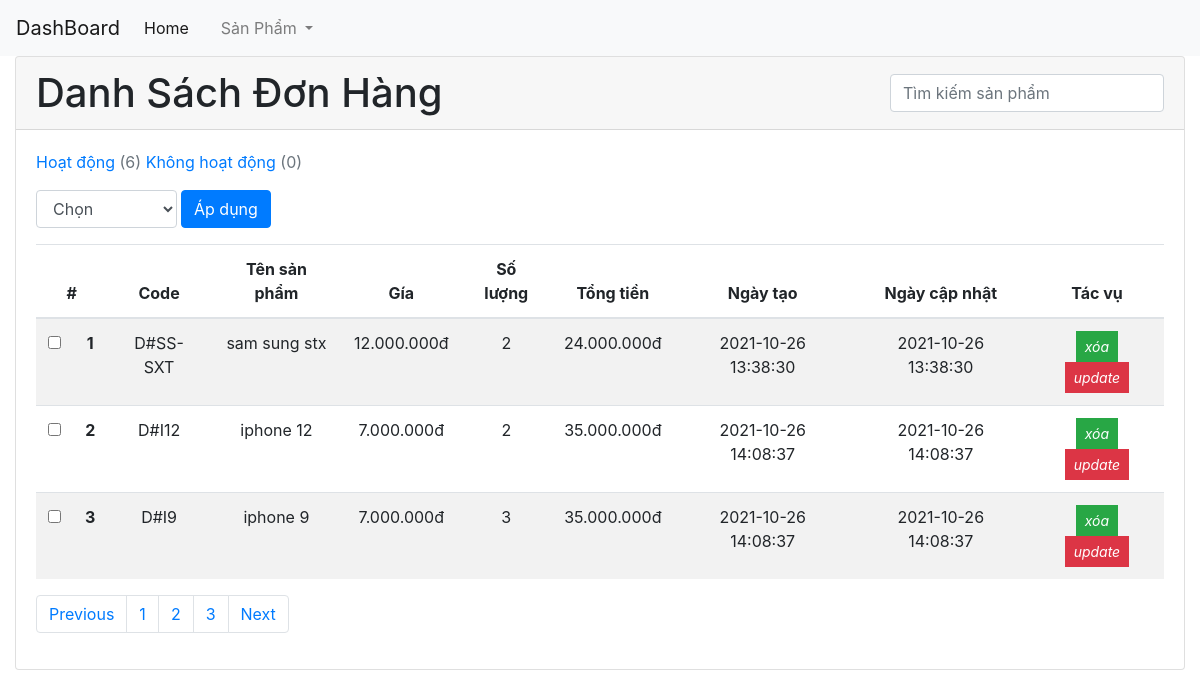
Page /admin/index.php (signed in) on the earlier database version.
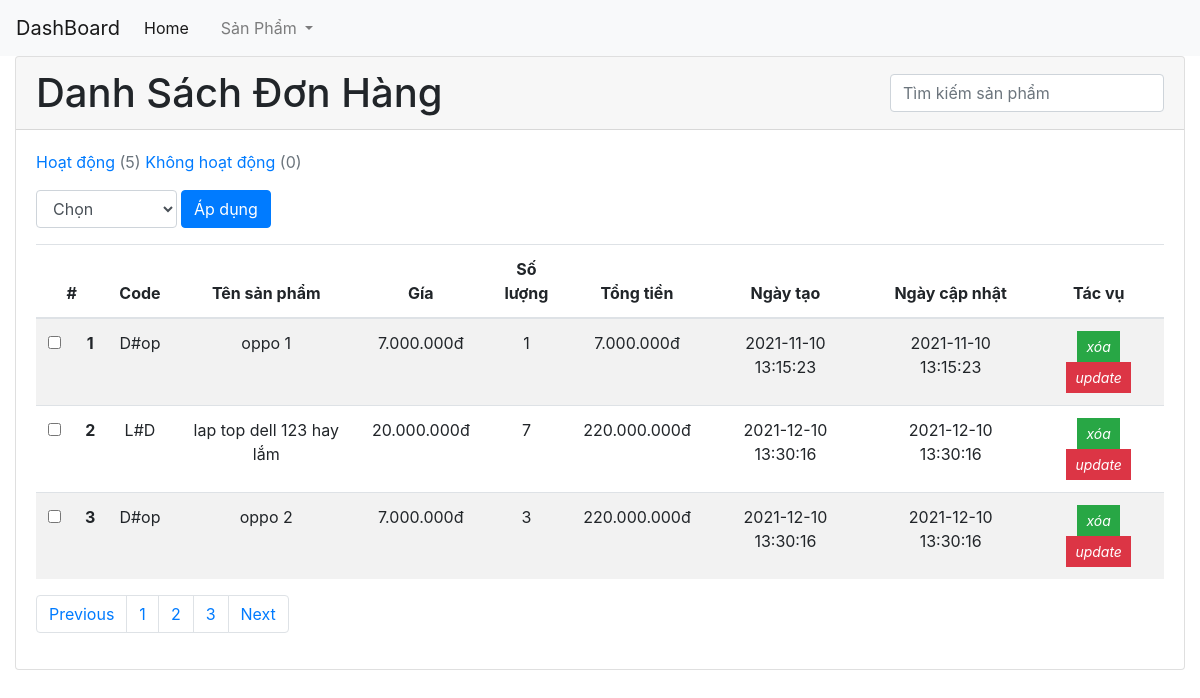
Same page on the later database version.
### tables this page shows
CREATE TABLE `order` (
  `id_order` int(11) NOT NULL,
  `id_sp` int(11) NOT NULL,
  `code_sp` varchar(255) NOT NULL,
  `name_sp` varchar(255) NOT NULL,
  `price_sp` int(11) NOT NULL,
  `qty_sp` int(11) NOT NULL,
  `total_sp` int(11) NOT NULL,
  `id_customer` int(11) NOT NULL,
  `created_at` timestamp NOT NULL DEFAULT current_timestamp(),
  `updated_at` timestamp NOT NULL DEFAULT current_timestamp(),
  `is_delete` int(2) NOT NULL DEFAULT 0
);

### admin/module/order/list.php (the view, shortened to what the changed rows need)
<?php
    if(isset($_GET['page'])){
        $page = $_GET['page'];
    }
    else{
        $page = 1;
    }
    $sotincanlay = 3;
    $start = ($page-1) * $sotincanlay;
    $sql_total = mysqli_query($conn , "SELECT id_order FROM `order` WHERE  `is_delete` = 0 ");
    $total = mysqli_num_rows($sql_total);
    $sql_total_soft_delete = mysqli_query($conn , "SELECT id_order FROM `order` WHERE  `is_delete` = 1 ");
    $total_soft_delete = mysqli_num_rows($sql_total_soft_delete);
    $sql = mysqli_query($conn , "SELECT * FROM `order` , `customer` WHERE `order`.`id_customer` = `customer`.`id_customer` and `is_delete` = 0 LIMIT $start , $sotincanlay ");
    $data = [];
    while($items = mysqli_fetch_array($sql)){
        $data[] = $items;
    }
?>
<div id="content" class="container-fluid">
    <div class="card">
        <div class="card-header font-weight-bold d-flex justify-content-between align-items-center">
            <h1 class="m-0 ">Danh Sách Đơn Hàng</h1>
            <div class="form-search form-inline">
                <form action="" method="POST" id="form-search">
                    <input type="text" class="form-control form-search" id="text-search" name="keyword" placeholder="Tìm kiếm sản phẩm">
                </form>
            </div>
        </div>
        <div class="card-body">
            <div class="analytic">
                <a href="?module=order&act=list" class="text-primary">Hoạt động<span class="text-muted"> (<?php echo $total ?>)</span></a>
                <a href="?module=order&act=list_soft_delete" class="text-primary">Không hoạt động<span class="text-muted"> (<?php echo $total_soft_delete ?>)</span></a>
            </div>
            <form action="" method="POST">
                <div class="form-action form-inline py-3">
                    <select class="form-control mr-1" name="act" id="selectDelete">
                        <option value="">Chọn</option>
                    </select>
                    <input type="submit" name="btn_apply" value="Áp dụng" class="btn btn-primary" id="btn_apply">
                </div>
                <table class="table table-striped table-checkall">
                    <thead>
                        <tr class="text-center">
                            <th scope="col" colspan ="2">#</th>
                            <th scope="col">Code</th>
                            <th scope="col">Tên sản phẩm</th>
                            <th scope="col">Gía</th>
                            <th scope="col">Số lượng</th>
                            <th scope="col">Tổng tiền</th>
                            <th scope="col">Ngày tạo</th>
                            <th scope="col">Ngày cập nhật</th>
                            <th scope="col">Tác vụ</th>
                        </tr>
                    </thead>
                    <tbody id="load-search" class="count-index">
                        <?php
                            if(!empty($data)){
                                $stt = 0;
                                foreach($data as $item){
                                $stt ++;
                        ?>
                            <tr class="text-center">
                                <td>
                                    <input type="checkbox" name="check_list[]" value="<?php echo $item['id_order'] ?>">
                                </td>
                                <th scope="row"><?php echo $stt ?></th>
                                <td><?php echo $item['code_sp'] ?></td>
                                <td><?php echo $item['name_sp'] ?></td>
                                <td><?php echo number_format($item['price_sp'] , 0 ,'.' , '.') ?>đ</td>
                                <td><?php echo $item['qty_sp'] ?></td>
                                <td><?php echo  number_format($item['total_sp'], 0 ,'.' , '.') ?>đ</td>
                                <td><?php echo $item['created_at'] ?></td>
                                <td><?php echo $item['updated_at'] ?></td>
                                <td>
                                    <a href="?module=order&act=delete&id_order=<?php echo $item['id_order'] ?>" data-delete="<?php echo $item['id_order']?>" class="btn-delete btn btn-success btn-sm rounded-0 text-white" type="button" data-toggle="tooltip" data-placement="top" title="Edit"><i class="fa fa-edit">xóa</i></a>
                                    <a href="?module=order&act=update&id_order=<?php echo $item['id_order'] ?>" data-update="<?php echo $item['id_order']?>" class="btn btn-danger btn-sm rounded-0 text-white" type="button" data-toggle="tooltip" data-placement="top" title="update"><i class="fa fa-trash">update</i></a>
                                </td>
                            </tr>
                        <?php
                                }
                            }
                        ?>
                    </tbody>
                </table>
            </form>
            <nav id="paginate" aria-label="Page navigation example">
                <?php
                   echo padding($page , $total , $base='?module=order&act=list');
                ?>
            </nav>
        </div>
    </div>
</div>
</div>

### admin/lib/padding.php
<?php
    function padding($page , $total , $base =""){
        $str_ling = '';
        $str_ling .="<ul class='pagination'>";
        if($page >= 1){
            if($page > 1){
                $after = $page - 1;
                $str_ling .="<li class='page-item'>";
                    $str_ling .= "<a class='page-link' href='{$base}&page={$after}'>Previous</a>";
                $str_ling .= "</li>";
            }
            else{
                $str_ling .="<li class='page-item'>";
                $str_ling .= "<a class='page-link' href='{$base}&page={$page}'>Previous</a>";
                $str_ling .= "</li>";
            }
        }
        for($i = 1 ; $i <= $total ; $i++){
            if($i != $page){
                if($i > $page - 3 && $i < $page + 3 ){
                    $str_ling .="<li class='page-item'><a class='page-link' href='{$base}&page={$i}'>{$i}</a></li>";
                }
            }else{
                $str_ling .="<li class='page-item'><a class='page-link' href='{$base}&page={$i}'>{$i}</a></li>";
            }
        }
        if($page <= $total ){
            if($page < $total){
                $next = $page + 1;
                $str_ling .= "<li class='page-item'>";
                    $str_ling .="<a class='page-link' href='{$base}&page={$next}'>Next</a>";
                $str_ling .="</li>";
            }else{
                $str_ling .= "<li class='page-item'>";
                    $str_ling .="<a class='page-link' href='{$base}&page={$page}'>Next</a>";
                $str_ling .="</li>";
            }
        }
        $str_ling .= "</ul>";
        return $str_ling;
    }
?>

Differences in the rows shown:
removed order: code_sp "D#SS-SXT", name_sp "sam sung stx", price_sp "12.000.000", qty_sp "2", total_sp "24.000.000", created_at "2021-10-26 13:38:30", updated_at "2021-10-26 13:38:30"
removed order: code_sp "D#I12", name_sp "iphone 12", price_sp "7.000.000", qty_sp "2", total_sp "35.000.000", created_at "2021-10-26 14:08:37", updated_at "2021-10-26 14:08:37"
removed order: code_sp "D#I9", name_sp "iphone 9", price_sp "7.000.000", qty_sp "3", total_sp "35.000.000", created_at "2021-10-26 14:08:37", updated_at "2021-10-26 14:08:37"
added order: code_sp "D#op", name_sp "oppo 1", price_sp "7.000.000", qty_sp "1", total_sp "7.000.000", created_at "2021-11-10 13:15:23", updated_at "2021-11-10 13:15:23"
added order: code_sp "L#D", name_sp "lap top dell 123 hay lắm", price_sp "20.000.000", qty_sp "7", total_sp "220.000.000", created_at "2021-12-10 13:30:16", updated_at "2021-12-10 13:30:16"
added order: code_sp "D#op", name_sp "oppo 2", price_sp "7.000.000", qty_sp "3", total_sp "220.000.000", created_at "2021-12-10 13:30:16", updated_at "2021-12-10 13:30:16"
Other differences:
$total: "6" → "5"
